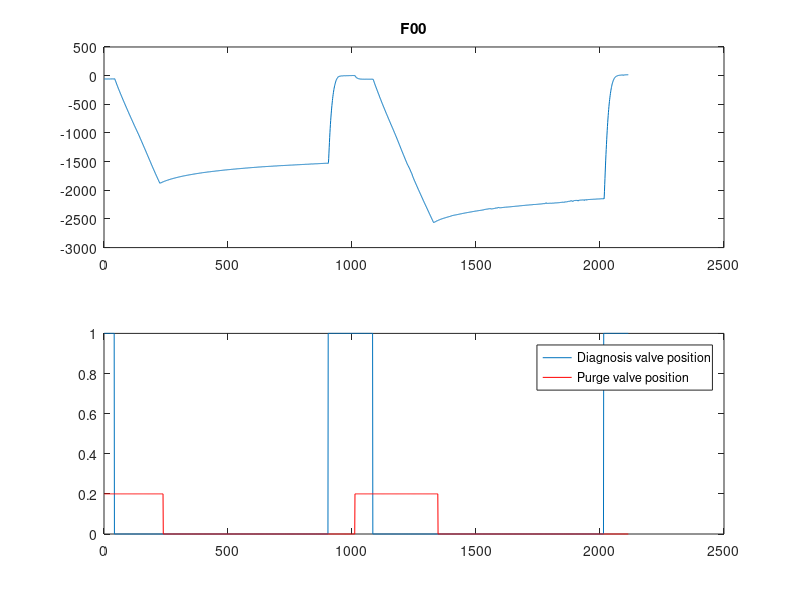
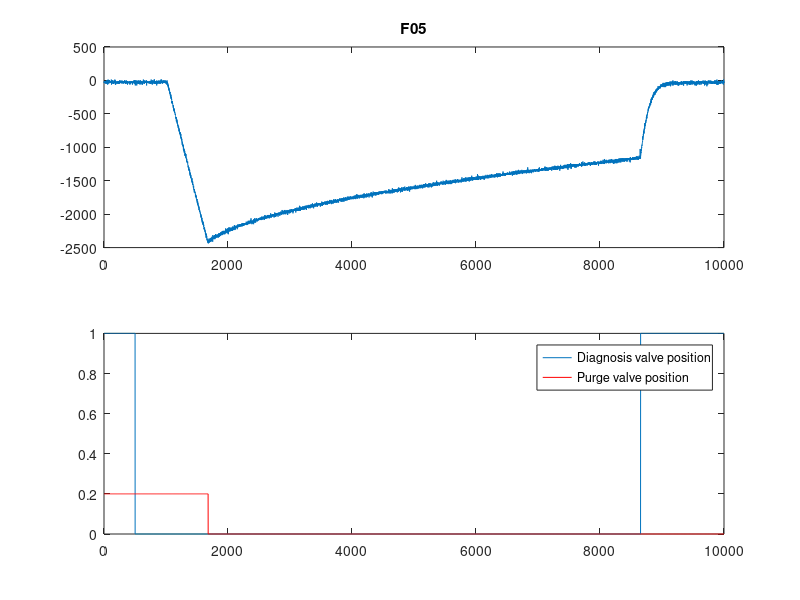
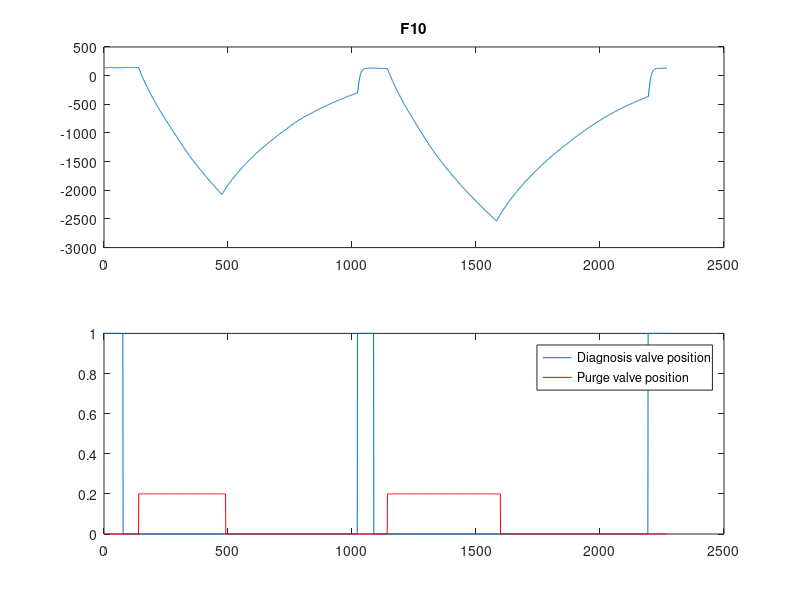
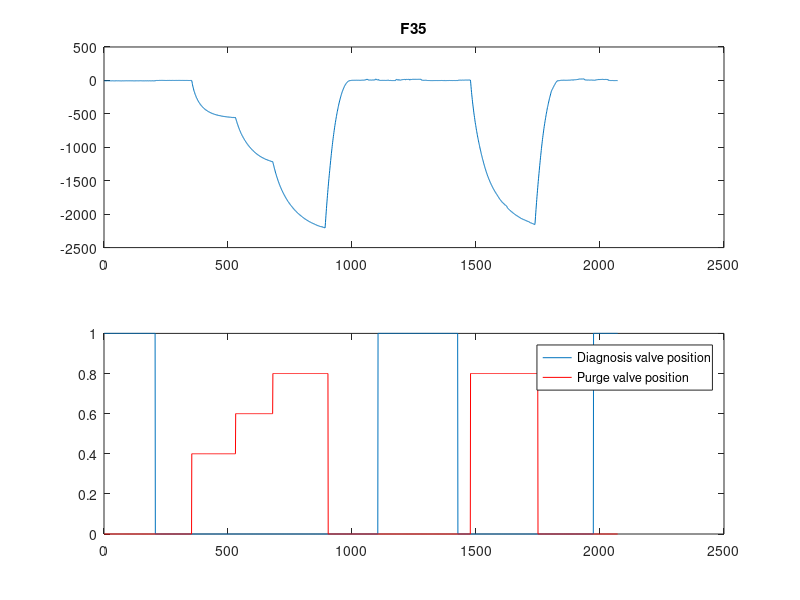

Here is the MATLAB script that generated these plots, in order: (Note: this script raises an error after producing the figures.)
%% *** TSFS06 Laboration 2 Skeleton main file: Diagnosis of Purge System ***
clc
clear
close all

%% *** Data Loading ***
load diagnosisFile.mat

%% *** Plot data ***
d = diagnosisSequences.F00;

figure(1);
subplot(211)
plot(d.y);
title('F00')
subplot(212)
plot(d.D);
hold on;
plot(d.P,'r');
legend('Diagnosis valve position','Purge valve position');
hold off;

d = diagnosisSequences.F05;

figure(2);
subplot(211)
plot(d.y);
title('F05')
subplot(212)
plot(d.D);
hold on;
plot(d.P,'r');
legend('Diagnosis valve position','Purge valve position');
hold off;

d = diagnosisSequences.F10;

figure(3);
subplot(211)
plot(d.y);
title('F10')
subplot(212)
plot(d.D);
hold on;
plot(d.P,'r');
legend('Diagnosis valve position','Purge valve position');
hold off;

d = diagnosisSequences.F35;

figure(4);
subplot(211)
plot(d.y);
title('F35')
subplot(212)
plot(d.D);
hold on;
plot(d.P,'r');
legend('Diagnosis valve position','Purge valve position');
hold off;

d = diagnosisSequences.F50;

figure(5);
subplot(211)
plot(d.y);
title('F50')
subplot(212)
plot(d.D);
hold on;
plot(d.P,'r');
legend('Diagnosis valve position','Purge valve position');
hold off;

d = diagnosisSequences.Fxx;

figure(6);
subplot(211)
plot(d.y);
title('Fxx')
subplot(212)
plot(d.D);
hold on;
plot(d.P,'r');
legend('Diagnosis valve position','Purge valve position');
hold off;

%% *** Set index intervals for all datasets
diagnosisSequences.F00.biasIdx  = [953 1011];   %(Samples [start end] for bias estimation)
diagnosisSequences.F00.diagIdx  = [226 903];    %(Samples [start end] for diagnosis sequence 1)
diagnosisSequences.F00.diagIdx2 = [1330 2014];  %(Samples [start end] for diagnosis sequence 2)

diagnosisSequences.F05.biasIdx  = [9200 10000]; %
diagnosisSequences.F05.diagIdx  = [1753 8646];  %

diagnosisSequences.F10.biasIdx  = [1 76];       %
diagnosisSequences.F10.diagIdx  = [476 1021];   %
diagnosisSequences.F10.diagIdx2 = [1583 2193];  %

diagnosisSequences.F35.biasIdx  = [1120 1426];  %
diagnosisSequences.F35.diagIdx  = [891 999];    %
diagnosisSequences.F35.diagIdx2 = [1737 1830];  %

diagnosisSequences.F50.biasIdx  = [970 1500];   %
diagnosisSequences.F50.diagIdx  = [782 820];    %
diagnosisSequences.F50.diagIdx2 = [1938 1975];  %

diagnosisSequences.Fxx.biasIdx  = [9275 9999];  %
diagnosisSequences.Fxx.diagIdx  = [1717 8697];  %

%% *** Detection results ***
pfa  = 0.01; % Probability of false alarm

d = diagnosisSequences.F00;
res00a  = Leakage_test( d, d.biasIdx, d.diagIdx, pfa)  ;
res00b  = Leakage_test( d, d.biasIdx, d.diagIdx2, pfa) ;

d = diagnosisSequences.F05;
res05  = Leakage_test( d, d.biasIdx, d.diagIdx, pfa) ;

d = diagnosisSequences.F10;
res10a = Leakage_test( d, d.biasIdx, d.diagIdx, pfa) ;
res10b = Leakage_test( d, d.biasIdx, d.diagIdx2, pfa);

d = diagnosisSequences.F35;
res35a = Leakage_test( d, d.biasIdx, d.diagIdx, pfa) ;
res35b = Leakage_test( d, d.biasIdx, d.diagIdx2, pfa);

d = diagnosisSequences.F50;
res50a = Leakage_test( d, d.biasIdx, d.diagIdx, pfa) ;
res50b = Leakage_test( d, d.biasIdx, d.diagIdx2, pfa);

d = diagnosisSequences.Fxx;
resxx  = Leakage_test( d, d.biasIdx, d.diagIdx, pfa) ;

%% *** Assumptions validation

